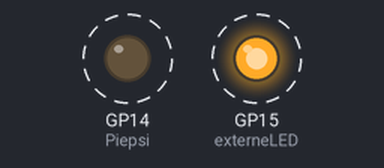
The program below on a simulated Raspberry Pi Pico running MicroPython. Shown: output pins drawn as LEDs (lit = HIGH). Dashed ring = blinking.

Above: at 0.4 s.
Timing chart, 0 to 3.0 s (numbered marks = the images above):
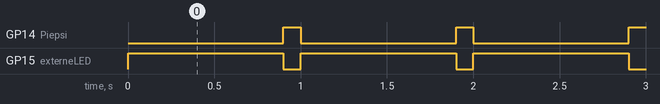

The program:

PB-02-1-10-LED_extern_und_Summer.py
```python
#==========================================================================
#
# PB-02-1-10-LED extern und Summer.py
#
# 1 LED, 1 Widerstand, 1 Summer
#
#==========================================================================
#
#Dieses Programm schaltet im Wechsel eine LED und einen Summer ein und aus.

#Laden der Bibliothek "machine" zur Nutzung der GPIO-Pins 14 und 15
import machine
#Laden der Bibliothek "utime" zur Nutzung von Pausen-Funktionen
import utime

#Definition der Variablen "externeLED" zur Vorbereitung einer Ausgabe auf GPIO-15
externeLED = machine.Pin(15, machine.Pin.OUT, value=0)
#Definition der Variablen "Piepsi" zur Vorbereitung einer Ausgabe auf GPIO-14
Piepsi = machine.Pin(14, machine.Pin.OUT, value=0)

#Start Endlos-Schleife
while True:
    #Ein-Schalten der LED auf GPIO-15
    externeLED.value(1)
    #Pause von ... Sekunden, also LED so lange an
    utime.sleep(0.9)
    #Aus-Schalten der LED auf GPIO-15
    externeLED.value(0)
    #Ein-Schalten des Summers auf GPIO-14
    Piepsi.value(1)
    #Pause von ... Sekunden, also piepst so lange
    utime.sleep(0.1)
    #Aus-Schalten des Summers auf GPIO-14
    Piepsi.value(0)
    #Weiter mit Zeile 15

"""
Das Programm schaltet abwechselnd eine LED und einen Summer ein und aus.
Es verwendet die Bibliotheken "machine" und "utime" zur Steuerung der GPIO-Pins
und zum Einfügen von Pausen.

In den ersten beiden Zeilen des Programms werden die Bibliotheken "machine" und
"utime" geladen. In den Zeilen 5 und 6 werden die Variablen "externeLED" und
"Piepsi" definiert, um die GPIO-Pins 15 und 14 vorzubereiten. Der Pin 15 wird
für die LED verwendet und der Pin 14 für den Summer.

In der Schleife "while True" beginnt der Programmablauf bei Zeile 10. Zunächst
wird die LED eingeschaltet, indem der Wert der Variable "externeLED" auf 1 gesetzt
wird. Danach wird eine Pause von 0,9 Sekunden eingelegt, um die LED für diese Zeit
eingeschaltet zu lassen. Anschließend wird die LED wieder ausgeschaltet, indem der
Wert der Variable "externeLED" auf 0 gesetzt wird.

Danach wird der Summer eingeschaltet, indem der Wert der Variable "Piepsi" auf 1
gesetzt wird. Eine kurze Pause von 0,1 Sekunden wird eingelegt, um den Summer für
diese Zeit ertönen zu lassen. Danach wird der Wert der Variable "Piepsi" auf 0
gesetzt, um den Summer wieder auszuschalten.

Die Schleife wiederholt sich endlos und es wird immer abwechselnd die LED und
der Summer ein- und ausgeschaltet.

Insgesamt handelt es sich um ein sehr einfaches Programm, das die Grundlagen
der Verwendung von GPIO-Pins auf dem Raspberry Pi Pico demonstriert.
"""
```

Measured:
- by itself, GP14 (Piepsi): alternates HIGH for 0.10 s and LOW for 0.90 s
- by itself, GP15 (externeLED): alternates HIGH for 0.90 s and LOW for 0.10 s
